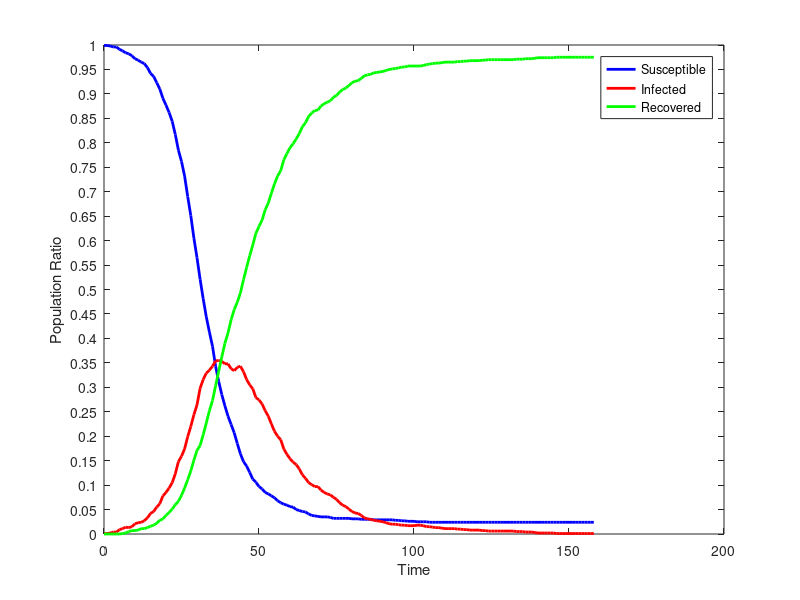

MATLAB code to generate this figure:
dynamics = [
999.0,1.0,0.0;
999.0,1.0,0.0;
998.0,2.0,0.0;
996.0,4.0,0.0;
996.0,4.0,0.0;
991.0,9.0,0.0;
988.0,11.0,1.0;
984.0,14.0,2.0;
982.0,13.0,5.0;
978.0,15.0,7.0;
972.0,21.0,7.0;
969.0,23.0,8.0;
965.0,24.0,11.0;
962.0,27.0,11.0;
954.0,33.0,13.0;
942.0,42.0,16.0;
936.0,46.0,18.0;
923.0,55.0,22.0;
910.0,62.0,28.0;
891.0,78.0,31.0;
877.0,85.0,38.0;
862.0,94.0,44.0;
844.0,105.0,51.0;
817.0,123.0,60.0;
785.0,148.0,67.0;
762.0,159.0,79.0;
732.0,174.0,94.0;
690.0,199.0,111.0;
651.0,220.0,129.0;
605.0,244.0,151.0;
565.0,264.0,171.0;
521.0,298.0,181.0;
481.0,316.0,203.0;
444.0,329.0,227.0;
413.0,335.0,252.0;
384.0,343.0,273.0;
343.0,354.0,303.0;
312.0,355.0,333.0;
285.0,353.0,362.0;
262.0,348.0,390.0;
241.0,348.0,411.0;
224.0,338.0,438.0;
207.0,334.0,459.0;
185.0,341.0,474.0;
164.0,343.0,493.0;
148.0,332.0,520.0;
139.0,316.0,545.0;
126.0,305.0,569.0;
112.0,297.0,591.0;
106.0,279.0,615.0;
97.0,274.0,629.0;
92.0,266.0,642.0;
85.0,252.0,663.0;
82.0,241.0,677.0;
78.0,225.0,697.0;
74.0,210.0,716.0;
68.0,200.0,732.0;
64.0,193.0,743.0;
61.0,174.0,765.0;
59.0,163.0,778.0;
56.0,154.0,790.0;
55.0,147.0,798.0;
50.0,142.0,808.0;
48.0,133.0,819.0;
46.0,121.0,833.0;
45.0,114.0,841.0;
41.0,105.0,854.0;
38.0,101.0,861.0;
37.0,97.0,866.0;
36.0,97.0,867.0;
35.0,90.0,875.0;
35.0,85.0,880.0;
35.0,82.0,883.0;
34.0,80.0,886.0;
32.0,75.0,893.0;
32.0,71.0,897.0;
32.0,64.0,904.0;
32.0,59.0,909.0;
32.0,56.0,912.0;
32.0,51.0,917.0;
31.0,46.0,923.0;
31.0,43.0,926.0;
31.0,42.0,927.0;
30.0,38.0,932.0;
30.0,33.0,937.0;
30.0,31.0,939.0;
30.0,30.0,940.0;
29.0,28.0,943.0;
29.0,27.0,944.0;
29.0,26.0,945.0;
29.0,25.0,946.0;
29.0,23.0,948.0;
29.0,21.0,950.0;
29.0,20.0,951.0;
28.0,20.0,952.0;
28.0,19.0,953.0;
27.0,18.0,955.0;
27.0,18.0,955.0;
26.0,17.0,957.0;
26.0,17.0,957.0;
26.0,17.0,957.0;
25.0,18.0,957.0;
25.0,18.0,957.0;
25.0,17.0,958.0;
25.0,15.0,960.0;
24.0,15.0,961.0;
24.0,14.0,962.0;
24.0,13.0,963.0;
24.0,13.0,963.0;
24.0,12.0,964.0;
24.0,11.0,965.0;
24.0,11.0,965.0;
24.0,11.0,965.0;
24.0,11.0,965.0;
24.0,10.0,966.0;
24.0,10.0,966.0;
24.0,9.0,967.0;
24.0,9.0,967.0;
24.0,8.0,968.0;
24.0,8.0,968.0;
24.0,8.0,968.0;
24.0,8.0,968.0;
24.0,7.0,969.0;
24.0,7.0,969.0;
24.0,6.0,970.0;
24.0,6.0,970.0;
24.0,6.0,970.0;
24.0,6.0,970.0;
24.0,6.0,970.0;
24.0,6.0,970.0;
24.0,6.0,970.0;
24.0,6.0,970.0;
24.0,6.0,970.0;
24.0,5.0,971.0;
24.0,5.0,971.0;
24.0,5.0,971.0;
24.0,4.0,972.0;
24.0,4.0,972.0;
24.0,4.0,972.0;
24.0,3.0,973.0;
24.0,2.0,974.0;
24.0,2.0,974.0;
24.0,2.0,974.0;
24.0,2.0,974.0;
24.0,2.0,974.0;
24.0,2.0,974.0;
24.0,1.0,975.0;
24.0,1.0,975.0;
24.0,1.0,975.0;
24.0,1.0,975.0;
24.0,1.0,975.0;
24.0,1.0,975.0;
24.0,1.0,975.0;
24.0,1.0,975.0;
24.0,1.0,975.0;
24.0,1.0,975.0;
24.0,1.0,975.0;
24.0,1.0,975.0;
24.0,1.0,975.0;
];
susceptible = dynamics (:, 1);
infected = dynamics (:, 2);
recovered = dynamics (:, 3);
totalPopulation = susceptible(1) + infected(1) + recovered(1);
susceptibleRatio = susceptible ./ totalPopulation;
infectedRatio = infected ./ totalPopulation;
recoveredRatio = recovered ./ totalPopulation;
steps = length (susceptible);
indices = 0 : steps - 1;
figure
plot (indices, susceptibleRatio.', 'color', 'blue', 'linewidth', 2);
hold on
plot (indices, infectedRatio.', 'color', 'red', 'linewidth', 2);
hold on
plot (indices, recoveredRatio.', 'color', 'green', 'linewidth', 2);
set(gca,'YTick',0:0.05:1.0);
xlabel ('Time');
ylabel ('Population Ratio');
legend('Susceptible','Infected', 'Recovered');
